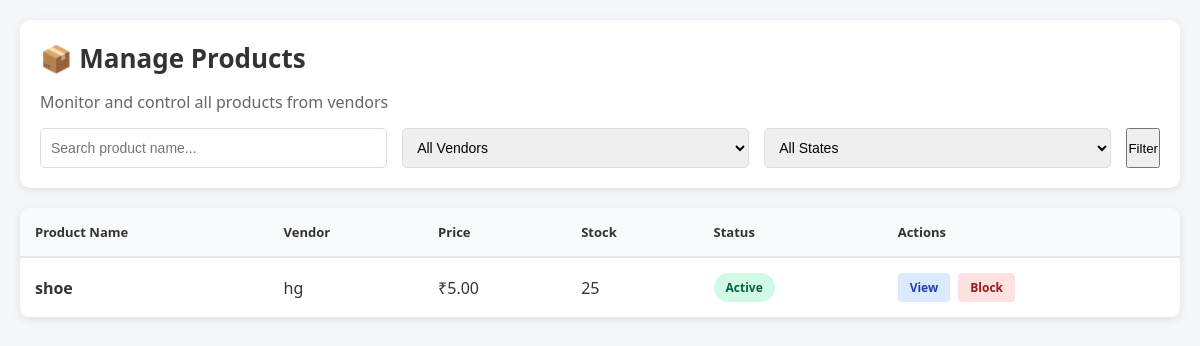
The app's page /main/products/ (signed in) with its own data.
### ecommapp/models.py (models this page shows, shortened)
class Product(models.Model):
    STATUS_CHOICES = [
        ('active', 'Active'),
        ('inactive', 'Inactive'),
    ]
    vendor = models.ForeignKey(VendorProfile, on_delete=models.CASCADE, related_name='products')
    name = models.CharField(max_length=200)
    description = models.TextField()
    price = models.DecimalField(max_digits=10, decimal_places=2)
    quantity = models.IntegerField()
    image = models.ImageField(upload_to='products/', blank=True, null=True)
    status = models.CharField(max_length=20, choices=STATUS_CHOICES, default='active')
    is_blocked = models.BooleanField(default=False)
    blocked_reason = models.TextField(blank=True, null=True)
    created_at = models.DateTimeField(default=timezone.now)
    updated_at = models.DateTimeField(auto_now=True)
    class Meta:
        ordering = ['-created_at']

class VendorProfile(models.Model):
    BUSINESS_CHOICES = [
        ('retail', 'Retail'),
        ('wholesale', 'Wholesale'),
        ('manufacturer', 'Manufacturer'),
        ('service', 'Service'),
    ]
    ID_PROOF_CHOICES = [
        ('gst', 'GST'),
        ('pan', 'PAN'),
    ]
    APPROVAL_STATUS_CHOICES = [
        ('pending', 'Pending'),
        ('approved', 'Approved'),
        ('rejected', 'Rejected'),
    ]
    user = models.OneToOneField(User, on_delete=models.CASCADE, related_name='vendor_profile')
    shop_name = models.CharField(max_length=100)
    shop_description = models.TextField()
    address = models.TextField()
    business_type = models.CharField(max_length=20, choices=BUSINESS_CHOICES)
    id_type = models.CharField(max_length=10, choices=ID_PROOF_CHOICES, blank=True, null=True)
    id_number = models.CharField(max_length=50, blank=True, null=True)
    id_proof_file = models.FileField(upload_to='vendor_docs/', blank=True, null=True)
    gst_number = models.CharField(max_length=15, blank=True, null=True, help_text="15-digit GST number")
    pan_number = models.CharField(max_length=10, blank=True, null=True, help_text="10-character PAN number")
    pan_name = models.CharField(max_length=100, blank=True, null=True, help_text="Name as per PAN card")
    pan_card_file = models.FileField(upload_to='pan_cards/', blank=True, null=True, help_text="Upload PAN card image")
    approval_status = models.CharField(max_length=20, choices=APPROVAL_STATUS_CHOICES, default='pending')
    rejection_reason = models.TextField(blank=True, null=True)
    created_at = models.DateTimeField(default=timezone.now)
    updated_at = models.DateTimeField(auto_now=True)
    is_blocked = models.BooleanField(default=False)
    blocked_reason = models.TextField(blank=True, null=True)
    class Meta:
        ordering = ['-created_at']

### mainApp/views.py (the view)
    def wrapper(request, *args, **kwargs):
        if not request.user.is_authenticated:
            return redirect('admin_login')
        if not is_mainapp_admin(request.user):
            return redirect('admin_login')
        return view_func(request, *args, **kwargs)

### mainApp/views.py (called while the page is built)
def is_mainapp_admin(user):
    return user.is_superuser or user.is_staff

def admin_required(view_func):
    def wrapper(request, *args, **kwargs):
        if not request.user.is_authenticated:
            return redirect('admin_login')
        if not is_mainapp_admin(request.user):
            return redirect('admin_login')
        return view_func(request, *args, **kwargs)
    return wrapper

### mainApp/templates/mainApp/manage_products.html (shortened to what this page needs)
<!DOCTYPE html>
<html lang="en">
<head>
</head>
<body>
    <div class="container">
        <div class="header">
            <h1>📦 Manage Products</h1>
            <p style="color: #666; margin-bottom: 15px;">Monitor and control all products from vendors</p>
            <form method="GET" class="filters">
                <div class="filter-group">
                    <input type="text" name="search" placeholder="Search product name..." value="{{ search_query }}">
                </div>
                <div class="filter-group">
                    <select name="vendor">
                        <option value="">All Vendors</option>
                    </select>
                </div>
                <div class="filter-group">
                    <select name="blocked">
                        <option value="">All States</option>
                    </select>
                </div>
                <button type="submit">Filter</button>
            </form>
        </div>
        <div class="table-container">
            {% if products %}
            <table>
                <thead>
                    <tr>
                        <th>Product Name</th>
                        <th>Vendor</th>
                        <th>Price</th>
                        <th>Stock</th>
                        <th>Status</th>
                        <th>Actions</th>
                    </tr>
                </thead>
                <tbody>
                    {% for product in products %}
                    <tr>
                        <td><strong>{{ product.name }}</strong></td>
                        <td>{{ product.vendor.shop_name }}</td>
                        <td>₹{{ product.price }}</td>
                        <td>{{ product.quantity }}</td>
                        <td>
                            {% if product.is_blocked %}
                            <span class="status-badge status-blocked">Blocked</span>
                            {% else %}
                            <span class="status-badge status-active">Active</span>
                            {% endif %}
                        </td>
                        <td>
                            <div class="action-links">
                                <a href="{% url 'product_detail' product.id %}" class="link-view">View</a>
                                {% if product.is_blocked %}
                                <a href="{% url 'unblock_product' product.id %}" class="link-unblock">Unblock</a>
                                {% else %}
                                <a href="{% url 'block_product' product.id %}" class="link-block">Block</a>
                                {% endif %}
                            </div>
                        </td>
                    </tr>
                    {% endfor %}
                </tbody>
            </table>
            {% else %}
            <div class="empty-message">
                <p>No products found</p>
            </div>
            {% endif %}
        </div>
    </div>
</body>
</html>

### mainApp/templates/mainApp/manage_products.html (style rules this page uses)
* { margin: 0; padding: 0; box-sizing: border-box; }
body { font-family: 'Segoe UI', Tahoma, Geneva, Verdana, sans-serif; background: #f5f7fa; padding: 20px; color: #333; }
.container { max-width: 1400px; margin: 0 auto; }
.header { background: white; padding: 20px; border-radius: 10px; box-shadow: 0 2px 10px rgba(0, 0, 0, 0.1); margin-bottom: 20px; }
.header h1 { font-size: 26px; margin-bottom: 15px; }
.filters { display: flex; gap: 15px; flex-wrap: wrap; }
.filter-group { display: flex; gap: 5px; flex: 1; min-width: 200px; }
.filter-group input, .filter-group select { flex: 1; padding: 10px; border: 1px solid #ddd; border-radius: 5px; font-size: 14px; }
.table-container { background: white; border-radius: 10px; box-shadow: 0 2px 10px rgba(0, 0, 0, 0.1); overflow: hidden; }
table { width: 100%; border-collapse: collapse; }
th { background: #f9fafb; padding: 15px; text-align: left; font-weight: 600; border-bottom: 2px solid #e5e7eb; font-size: 13px; }
td { padding: 15px; border-bottom: 1px solid #e5e7eb; }
.status-badge { display: inline-block; padding: 6px 12px; border-radius: 20px; font-size: 12px; font-weight: 600; }
.status-active { background: #d1fae5; color: #065f46; }
.action-links { display: flex; gap: 8px; }
.action-links a { padding: 6px 12px; border-radius: 4px; font-size: 12px; text-decoration: none; font-weight: 600; }
.link-view { background: #dbeafe; color: #1e40af; }
.link-block { background: #fee2e2; color: #991b1b; }

### records on screen
Product: name "shoe", vendor.shop_name "hg", price "5.00", quantity "25", is_blocked "Active"
